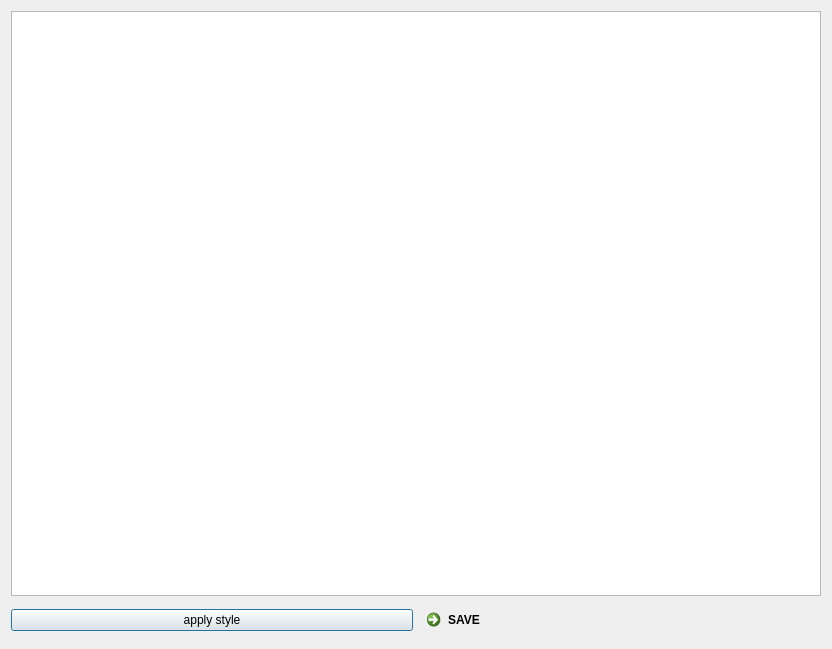
<ui version="4.0" >
 <class>StyleSheetEditor</class>
 <widget class="QDialog" name="StyleSheetEditor" >
  <property name="geometry" >
   <rect>
    <x>0</x>
    <y>0</y>
    <width>832</width>
    <height>649</height>
   </rect>
  </property>
  <property name="windowTitle" >
   <string>Dialog</string>
  </property>
  <layout class="QGridLayout" name="gridLayout" >
   <item row="0" column="0" colspan="2" >
    <widget class="QPlainTextEdit" name="styleTextEdit" >
     <property name="font" >
      <font>
       <family>Courier New</family>
       <pointsize>10</pointsize>
      </font>
     </property>
     <property name="tabStopWidth" >
      <number>25</number>
     </property>
    </widget>
   </item>
   <item row="1" column="0" >
    <widget class="QPushButton" name="applyButton" >
     <property name="focusPolicy" >
      <enum>Qt::StrongFocus</enum>
     </property>
     <property name="text" >
      <string>apply style</string>
     </property>
    </widget>
   </item>
   <item row="1" column="1" >
    <widget class="QCommandLinkButton" name="saveButton" >
     <property name="focusPolicy" >
      <enum>Qt::StrongFocus</enum>
     </property>
     <property name="text" >
      <string>SAVE</string>
     </property>
    </widget>
   </item>
  </layout>
 </widget>
 <resources/>
 <connections/>
</ui>
